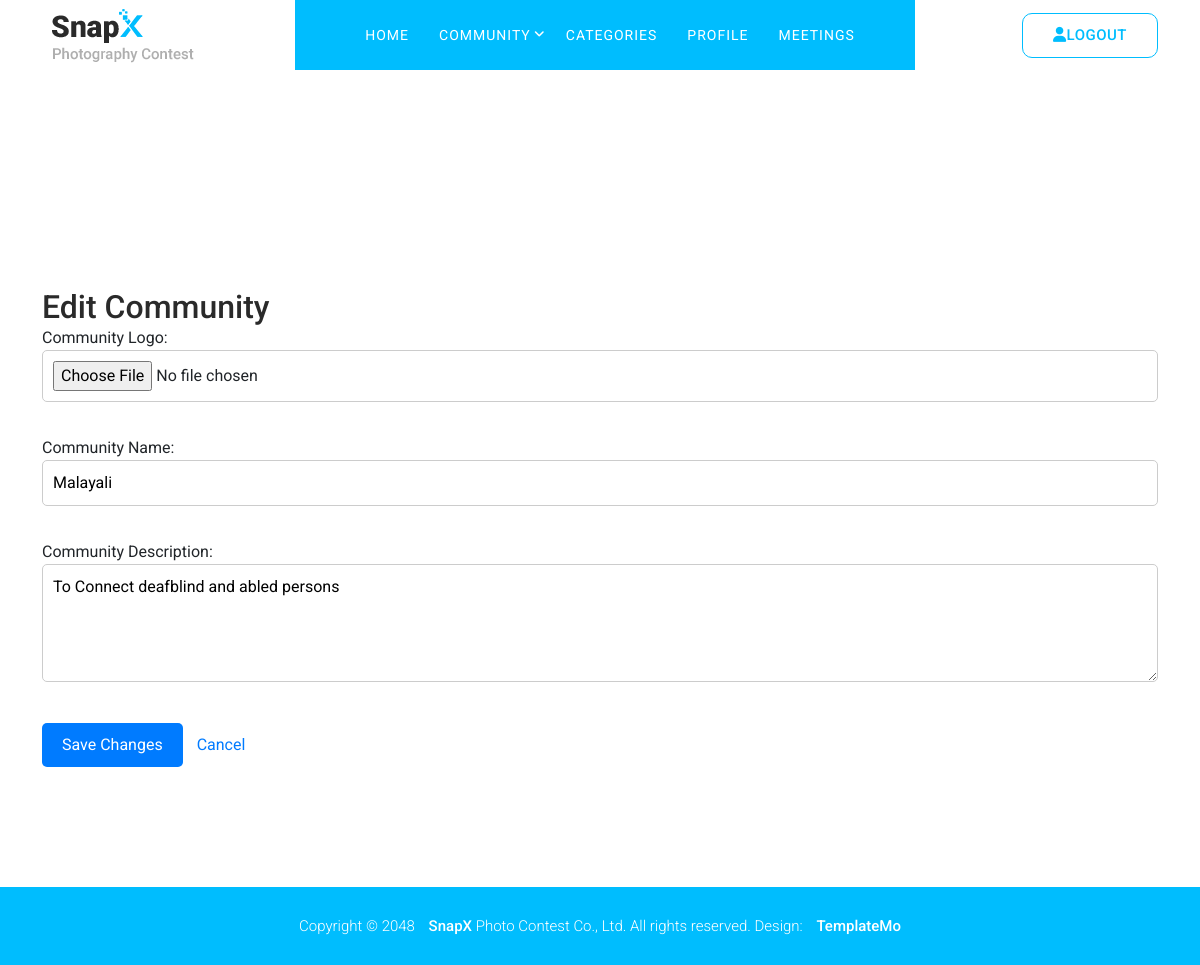
/edit_community/2/, run on the app's committed database.
### signapp/models.py (models this page shows)
class community_tab(models.Model):
  community_name=models.CharField(max_length=50)
  community_desc=models.CharField(max_length=350)
  community_logo=models.FileField(upload_to='uploads/')
  userid=models.ForeignKey(user_log,on_delete=models.CASCADE)

### signapp/views.py (the view)
# urls.py: path('edit_community/<int:community_id>/', views.edit_community, name="edit_community"),
def edit_community(request, community_id):
    community = get_object_or_404(community_tab, id=community_id)
    if request.method == "POST":
        form = community_form(request.POST, request.FILES, instance=community)
        if form.is_valid():
            form.save()
            messages.success(request, "Community updated successfully!")
            return redirect('view_community')
    else:
        form = community_form(instance=community)
    return render(request, 'edit_community.html', {'form': form, 'community': community})

### signapp/forms.py
class community_form(forms.ModelForm):
  class Meta:
    model=community_tab
    fields=['community_name','community_desc','community_logo']

### signapp/templates/edit_community.html (shortened to what this page needs)
{% extends 'user_in.html' %}
{% block content %}
<div class="container">
    <h2>Edit Community</h2>
    <form method="POST" enctype="multipart/form-data">
        <label for="community_logo">Community Logo:</label>
        <input type="file" name="community_logo" id="community_logo" accept="image/*"><br><br>
        <label for="community_name">Community Name:</label>
        <input type="text" name="community_name" id="community_name" value="{{ community.community_name }}" required><br><br>
        <label for="community_desc">Community Description:</label>
        <textarea name="community_desc" id="community_desc" rows="4" required>{{ community.community_desc }}</textarea><br><br>
        <button type="submit">Save Changes</button>
        <a href="{% url 'view_community' %}">Cancel</a>
    </form>
</div>
{% endblock %}

### signapp/static/user/assets/css/templatemo-snapx-photography.css (style rules this page uses)
html, body, div, span, applet, object, iframe, h1, h2, h3, h4, h5, h6, p, blockquote, div pre, a, abbr, acronym, address, big, cite, code, del, dfn, em, font, img, ins, kbd, q, s, samp, small, strike, strong, sub, sup, tt, var, b, u, i, center, dl, dt, dd, ol, ul, li, figure, header, nav, section, article, aside, footer, figcaption { margin: 0; padding: 0; border: 0; outline: 0; }
* { box-sizing: border-box; }
html, body { font-family: 'Roboto', sans-serif; font-weight: 400; background-color: #fff; font-size: 16px; -ms-text-size-adjust: 100%; -webkit-font-smoothing: antialiased; -moz-osx-font-smoothing: grayscale; }
a { text-decoration: none !important; }
h1, h2, h3, h4, h5, h6 { margin-top: 0px; margin-bottom: 0px; color: #2a2a2a; }
html, body { background: #fff; font-family: 'Roboto', sans-serif; }
body { overflow-x: hidden; }

### signapp/templates/edit_community.html (style rules this page uses)
input, textarea { width: 100%; padding: 10px; margin-bottom: 10px; border: 1px solid #ccc; border-radius: 5px; }
button { background-color: #007BFF; color: white; padding: 10px 20px; border: none; border-radius: 5px; cursor: pointer; }
a { margin-left: 10px; color: #007BFF; text-decoration: none; }

### data on the page
community_tab: community_name "Malayali", community_desc "To Connect deafblind and abled persons"
